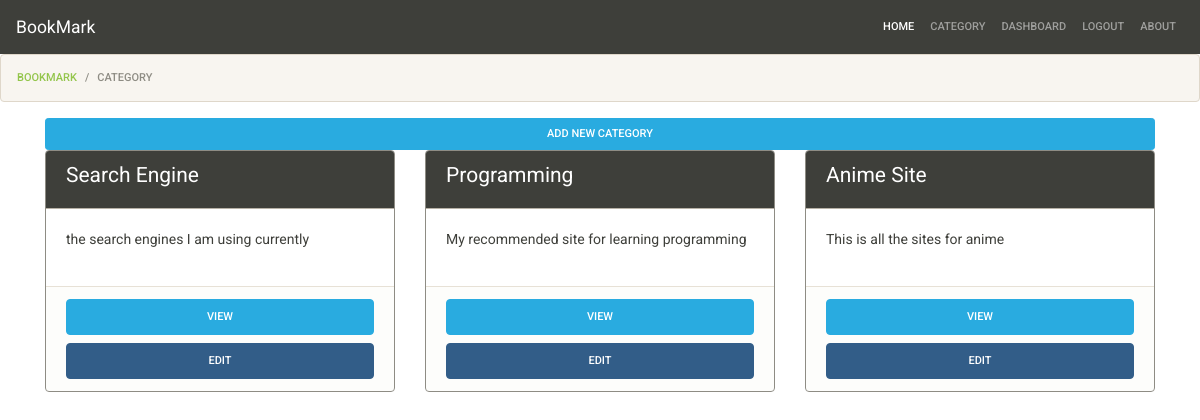
The page /bookmark/category/ (signed in) on the database as committed earlier.
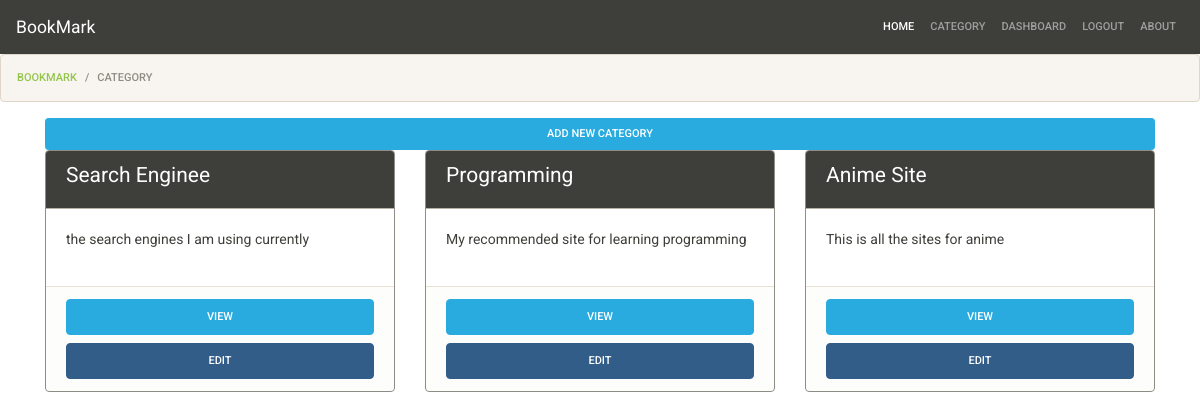
The same page on the database as committed later.
### bookmarks/models.py (models this page shows, shortened)
class Category(models.Model):
    title       = models.CharField(max_length=120)
    description = models.TextField(blank=True,null=True)
    added_by    = models.ForeignKey(User,related_name='categories', on_delete=models.CASCADE)
    created_at  = models.DateTimeField(auto_now_add=True)

### bookmarks/views.py (the view)
# urls.py: path('category/',categoriesView,name='bookmark-category'),
@login_required
def categoriesView(request):
    template_name = 'bookmarks/categories.html'
    category = Category.objects.filter(added_by=request.user)
    context = {
        'category':category,
    }
    return render(request,template_name,context)

### bookmarks/templates/bookmarks/categories.html
{% extends 'base.html' %}
{%block content %}
<ol class="breadcrumb">
    <li class="breadcrumb-item"><a href="{% url 'bookmark-page' %}">Bookmark</a></li>
    <li class="breadcrumb-item active">Category</li>
  </ol>
<div class="container mt-1">
    <a href="{%url 'bookmark-category-add' %}" class="btn btn-block btn-sm btn-info">Add New Category</a>
    <div class="row">
        {% if category %}
        {%for cat in category %}
        <div class="col-md-4">
            <div class="card border border-secondary mb-2">
                <div class="card-header bg-primary text-white">
                    <h4>{{cat.title}}</h4>
                </div>
                <div class="card-body">
                    <p>{{cat.description}}</p>
                </div>
                <div class="card-footer">
                    <a href="{% url 'bookmark-category-detail' cat.id %}" class="btn btn-info btn-block">View</a>
                    <a href="{% url 'bookmark-category-edit' cat.id %}" class="btn btn-primary btn-block">Edit</a>
                </div>
            </div>
        </div>
        {% endfor%}
        {%endif%}
    </div>
</div>
{% endblock %}

Rows that differ between the two databases and show on the page:
changed Category "the search engines I am using currently": title "Search Engine" → "Search Enginee"
